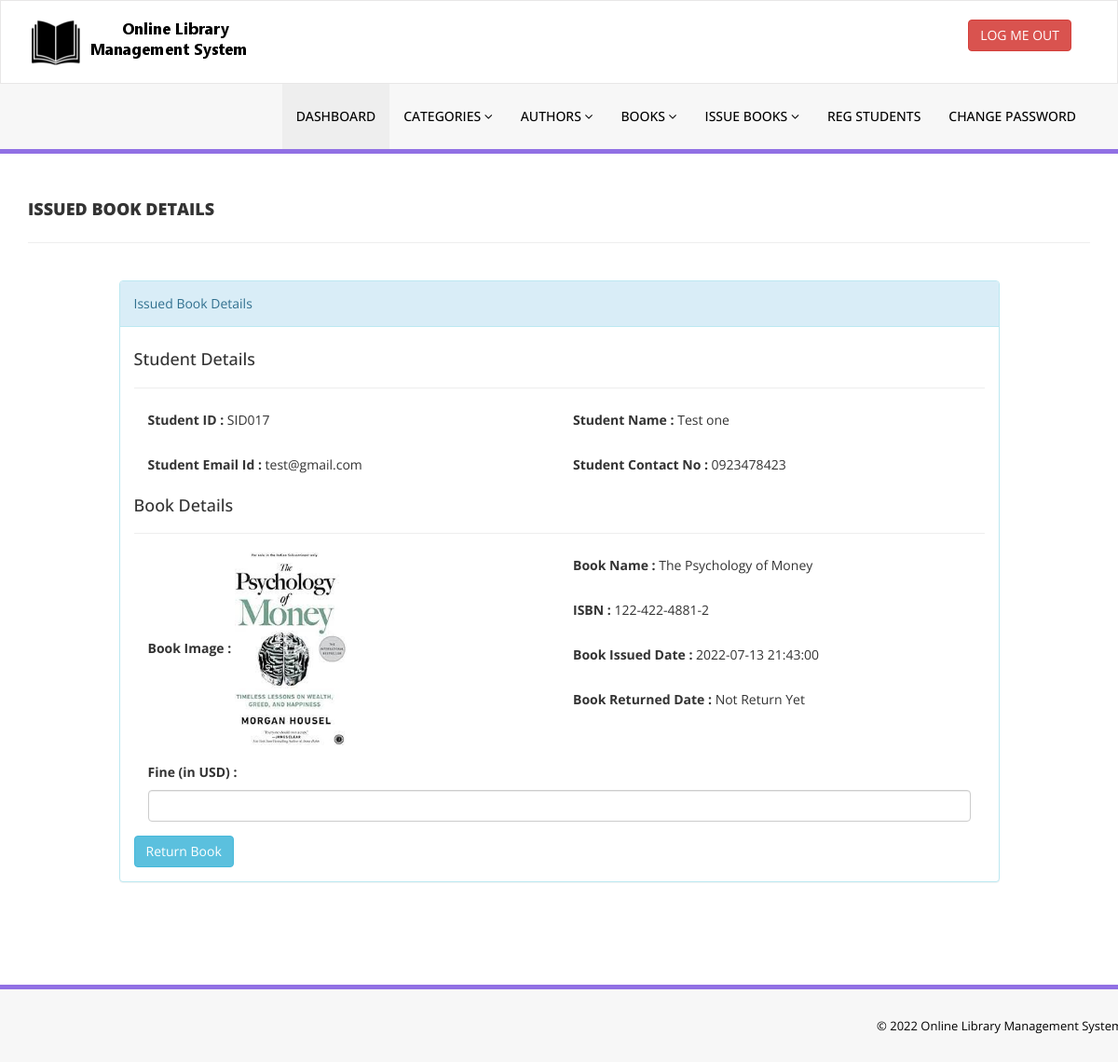
Screenshot of /admin/update-issue-bookdeails.php?rid=16 (signed in) with the database file from the repository.
### tables this page shows
CREATE TABLE `tblissuedbookdetails` (
  `id` int(11) NOT NULL,
  `BookId` int(11) DEFAULT NULL,
  `StudentID` varchar(150) DEFAULT NULL,
  `IssuesDate` timestamp NULL DEFAULT current_timestamp(),
  `ReturnDate` timestamp NULL DEFAULT NULL ON UPDATE current_timestamp(),
  `RetrunStatus` int(1) DEFAULT NULL,
  `fine` int(11) DEFAULT NULL
);

CREATE TABLE `tblstudents` (
  `id` int(11) NOT NULL,
  `StudentId` varchar(100) DEFAULT NULL,
  `FullName` varchar(120) DEFAULT NULL,
  `EmailId` varchar(120) DEFAULT NULL,
  `MobileNumber` char(11) DEFAULT NULL,
  `Password` varchar(120) DEFAULT NULL,
  `Status` int(1) DEFAULT NULL,
  `RegDate` timestamp NULL DEFAULT current_timestamp(),
  `UpdationDate` timestamp NULL DEFAULT NULL ON UPDATE current_timestamp()
);

CREATE TABLE `tblbooks` (
  `id` int(11) NOT NULL,
  `BookName` varchar(255) DEFAULT NULL,
  `CatId` int(11) DEFAULT NULL,
  `AuthorId` int(11) DEFAULT NULL,
  `ISBNNumber` varchar(25) DEFAULT NULL,
  `BookPrice` decimal(10,2) DEFAULT NULL,
  `publisher` varchar(255) DEFAULT NULL,
  `bookImage` varchar(250) NOT NULL,
  `isIssued` int(1) DEFAULT NULL,
  `RegDate` timestamp NULL DEFAULT current_timestamp(),
  `UpdationDate` timestamp NULL DEFAULT NULL ON UPDATE current_timestamp()
);

### admin/update-issue-bookdeails.php (the view, shortened to what this page needs)
<?php
include('includes/config.php');
if(strlen($_SESSION['alogin'])==0)
    {
header('location:index.php');
}
else{
?>
<!DOCTYPE html>
<html xmlns="http://www.w3.org/1999/xhtml">
<head>
    <link href="assets/css/bootstrap.css" rel="stylesheet" />
    <link href="assets/css/font-awesome.css" rel="stylesheet" />
    <link href="assets/css/style.css" rel="stylesheet" />
</head>
<body>
<?php include('includes/header.php');?>
    <div class="content-wrapper">
         <div class="container">
        <div class="row pad-botm">
            <div class="col-md-12">
                <h4 class="header-line">Issued Book Details</h4>
                            </div>
</div>
<div class="row">
<div class="col-md-10 col-sm-6 col-xs-12 col-md-offset-1">
<div class="panel panel-info">
<div class="panel-heading">
Issued Book Details
</div>
<div class="panel-body">
<form role="form" method="post">
<?php
$rid=intval($_GET['rid']);
$sql = "SELECT tblstudents.StudentId ,tblstudents.FullName,tblstudents.EmailId,tblstudents.MobileNumber,tblbooks.BookName,tblbooks.ISBNNumber,tblissuedbookdetails.IssuesDate,tblissuedbookdetails.ReturnDate,tblissuedbookdetails.id as rid,tblissuedbookdetails.fine,tblissuedbookdetails.RetrunStatus,tblbooks.id as bid,tblbooks.bookImage from  tblissuedbookdetails join tblstudents on tblstudents.StudentId=tblissuedbookdetails.StudentId join tblbooks on tblbooks.id=tblissuedbookdetails.BookId where tblissuedbookdetails.id=:rid";
$query = $dbh -> prepare($sql);
$query->bindParam(':rid',$rid,PDO::PARAM_STR);
$query->execute();
$results=$query->fetchAll(PDO::FETCH_OBJ);
if($query->rowCount() > 0)
{
foreach($results as $result)
{               ?>
<h4>Student Details</h4>
<hr />
<div class="col-md-6">
<div class="form-group">
<label>Student ID :</label>
<?php echo htmlentities($result->StudentId);?>
</div></div>
<div class="col-md-6">
<div class="form-group">
<label>Student Name :</label>
<?php echo htmlentities($result->FullName);?>
</div></div>
<div class="col-md-6">
<div class="form-group">
<label>Student Email Id :</label>
<?php echo htmlentities($result->EmailId);?>
</div></div>
<div class="col-md-6">
<div class="form-group">
<label>Student Contact No :</label>
<?php echo htmlentities($result->MobileNumber);?>
</div></div>
<h4>Book Details</h4>
<hr />
<div class="col-md-6">
<div class="form-group">
<label>Book Image :</label>
<img src="bookimg/<?php echo htmlentities($result->bookImage); ?>" width="120">
</div></div>
<div class="col-md-6">
<div class="form-group">
<label>Book Name :</label>
<?php echo htmlentities($result->BookName);?>
</div>
</div>
<div class="col-md-6">
<div class="form-group">
<label>ISBN :</label>
<?php echo htmlentities($result->ISBNNumber);?>
</div>
</div>
<div class="col-md-6">
<div class="form-group">
<label>Book Issued Date :</label>
<?php echo htmlentities($result->IssuesDate);?>
</div></div>
<div class="col-md-6">
<div class="form-group">
<label>Book Returned Date :</label>
<?php if($result->ReturnDate=="")
                                            {
                                                echo htmlentities("Not Return Yet");
                                            } else {
                                            echo htmlentities($result->ReturnDate);
}
                                            ?>
</div>
</div>
<div class="col-md-12">
<div class="form-group">
<label>Fine (in USD) :</label>
<?php
if($result->fine=="")
{?>
<input class="form-control" type="text" name="fine" id="fine"  required />
<?php }else {
echo htmlentities($result->fine);
}
?>
</div>
</div>
 <?php if($result->RetrunStatus==0){?>
<button type="submit" name="return" id="submit" class="btn btn-info">Return Book </button>
 </div>
<?php }}} ?>
                            </div>
                        </div>
                            </div>
        </div>
    </div>
  <?php include('includes/footer.php');?>
</body>
</html>
<?php } ?>

### admin/assets/css/style.css (style rules this page uses)
.content-wrapper { margin-top: 40px; min-height:800px; padding-bottom:90px; }
.header-line { font-weight:900; padding-bottom:25px; border-bottom:1px solid #eeeeee; text-transform:uppercase; }
.pad-botm { padding-bottom:30px; }

### rows the page displays
tblissuedbookdetails: tblstudents.StudentId "SID017", tblstudents.FullName "Test one", tblstudents.EmailId "test@gmail.com", tblstudents.MobileNumber "0923478423", BookId.bookImage (picture), BookId.BookName "The Psychology of Money", BookId.ISBNNumber "122-422-4881-2", IssuesDate "2022-07-13 21:43:00", shows "Return Book"
